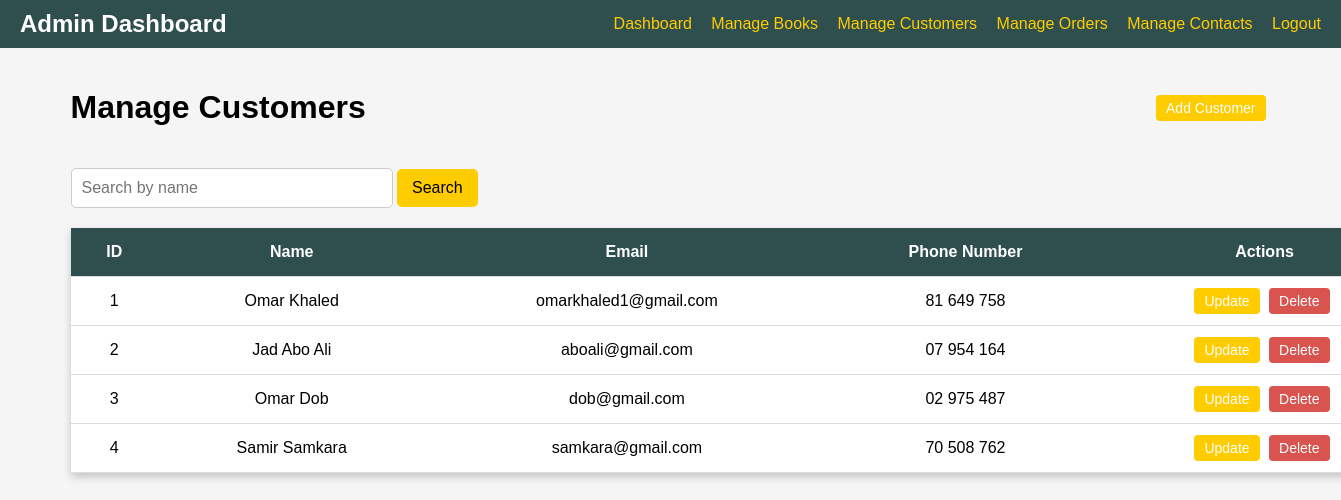
Screenshot of /admin/customers/manage_customers.php (signed in) with the database file from the repository.
### tables this page shows
CREATE TABLE `customer` (
  `id` int(11) NOT NULL,
  `name` varchar(255) NOT NULL,
  `email` varchar(255) NOT NULL,
  `password` varchar(255) NOT NULL,
  `phone_number` varchar(20) DEFAULT NULL
);

### admin/customers/manage_customers.php (the view, shortened to what this page needs)
<?php
include '../../includes/connection.php';
$search = "";
$customers = [];
if ($_SERVER['REQUEST_METHOD'] === 'GET' && isset($_GET['search'])) {
    $search = $_GET['search'];
    $query = "SELECT * FROM customer WHERE name LIKE ?";
    $stmt = $conn->prepare($query);
    $searchTerm = "%$search%";
    $stmt->bind_param("s", $searchTerm);
    $stmt->execute();
    $result = $stmt->get_result();
    $customers = $result->fetch_all(MYSQLI_ASSOC);
} else {
    $query = "SELECT * FROM customer";
    $result = $conn->query($query);
    $customers = $result->fetch_all(MYSQLI_ASSOC);
}
?>
<!DOCTYPE html>
<html lang="en">
<head>
</head>
<body>
    <div class="navbar">
        <div class="title">Admin Dashboard</div>
        <div class="links">
            <a href="../dashboard.php">Dashboard</a>
            <a href="../books/manage_books.php">Manage Books</a>
            <a href="manage_customers.php">Manage Customers</a>
            <a href="../orders/manage_orders.php">Manage Orders</a>
            <a href="../view_contacts.php">Manage Contacts</a>
            <a href="../../includes/logout.php">Logout</a>
        </div>
    </div>
    <div class="container">
        <div class="top-bar">
            <h1>Manage Customers</h1>
            <a href="add_customer.php" class="button update-btn">Add Customer</a>
        </div>
        <div class="search-bar">
            <form method="GET" action="manage_customers.php">
                <input type="text" name="search" placeholder="Search by name" value="<?= htmlspecialchars($search) ?>">
                <button type="submit">Search</button>
            </form>
        </div>
        <table>
            <thead>
                <tr>
                    <th>ID</th>
                    <th>Name</th>
                    <th>Email</th>
                    <th>Phone Number</th>
                    <th>Actions</th>
                </tr>
            </thead>
            <tbody>
                <?php if (!empty($customers)) : ?>
                    <?php foreach ($customers as $customer) : ?>
                        <tr>
                            <td><?= htmlspecialchars($customer['id']) ?></td>
                            <td><?= htmlspecialchars($customer['name']) ?></td>
                            <td><?= htmlspecialchars($customer['email']) ?></td>
                            <td><?= htmlspecialchars($customer['phone_number']) ?></td>
                            <td>
                                <a href="update_customer.php?id=<?= $customer['id'] ?>" class="button update-btn">Update</a>
                                <a href="delete_customer.php?id=<?= $customer['id'] ?>" class="button delete-btn" onclick="return confirm('Are you sure you want to delete this customer?');">Delete</a>
                            </td>
                        </tr>
                    <?php endforeach; ?>
                <?php else : ?>
                    <tr>
                        <td colspan="5">No customers found.</td>
                    </tr>
                <?php endif; ?>
            </tbody>
        </table>
    </div>
</body>
</html>

### admin/customers/manage_customers.php (style rules this page uses)
body { font-family: 'Arial', sans-serif; margin: 0; padding: 0; background-color: #f5f5f5; }
.navbar { display: flex; justify-content: space-between; align-items: center; background-color: #2F4F4F; color: #FFF; padding: 10px 20px; }
.navbar .title { font-size: 24px; font-weight: bold; }
.navbar .links a { color: #FFCC00; text-decoration: none; margin-left: 15px; font-size: 16px; }
.container { padding: 20px; max-width: 1200px; margin: 0 auto; }
.top-bar { display: flex; justify-content: space-between; align-items: center; margin-bottom: 20px; }
.search-bar { margin-bottom: 20px; }
.search-bar input { width: 300px; padding: 10px; font-size: 16px; border: 1px solid #ccc; border-radius: 5px; }
.search-bar button { padding: 10px 15px; font-size: 16px; background-color: #FFCC00; border: none; border-radius: 5px; cursor: pointer; }
.button { padding: 5px 10px; font-size: 14px; border-radius: 4px; text-decoration: none; color: white; margin-right: 5px; }
.update-btn { background-color: #FFCC00; }
.delete-btn { background-color: #D9534F; }
table { width: 113%; border-collapse: collapse; margin-top: 20px; background: #fff; box-shadow: 0 4px 8px rgba(0, 0, 0, 0.2); }
table th, table td { padding: 15px; text-align: center; border-bottom: 1px solid #ddd; }
table th { background-color: #2F4F4F; color: #FFF; }

### rows the page displays
customer: id "1", name "Omar Khaled", email "omarkhaled1@gmail.com", phone_number "81 649 758"
customer: id "2", name "Jad Abo Ali", email "aboali@gmail.com", phone_number "07 954 164"
customer: id "3", name "Omar Dob", email "dob@gmail.com", phone_number "02 975 487"
customer: id "4", name "Samir Samkara", email "samkara@gmail.com", phone_number "70 508 762"
